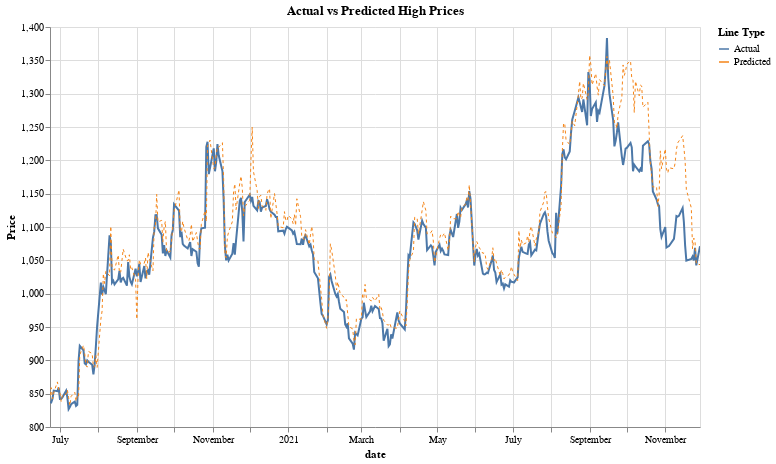

Notebook code cell kept with this figure:
### Code cell
import altair as alt

alt.themes.enable('fivethirtyeight')

predictions_df['date'] = pd.to_datetime(predictions_df['date'])

predictions_df['label'] = 'Actual'
predictions_df['predicted_label'] = 'Predicted'

# Actual high price line
line1 = alt.Chart(predictions_df).mark_line(strokeWidth=2).encode(
    x='date:T',
    y=alt.Y('y_test:Q', title='Price', scale=alt.Scale(zero=False)),
    color=alt.Color('label:N', legend=alt.Legend(title="Line Type")),
    tooltip=['date', 'y_test', 'y_pred']
)

# Predicted high price line
line2 = alt.Chart(predictions_df).mark_line(strokeWidth=1, strokeDash=[3, 3]).encode(
    x='date:T',
    y=alt.Y('y_pred:Q', title='', scale=alt.Scale(zero=False)),
    color=alt.Color('predicted_label:N', legend=alt.Legend(title="Line Type")),
    tooltip=['date', 'y_test', 'y_pred']
)

# Combine the two lines
chart = alt.layer(line1, line2).properties(
    title='Actual vs Predicted High Prices',
    width=650,
    height=400
).interactive()

chart

### Figure 1 — Vega-Lite specification as saved in the notebook (floating-point values rounded to 4 significant figures; data arrays with more than 128 entries replaced by an {"elided": "..."} marker saying what was removed)
{"usermeta": {"embedOptions": {"theme": "fivethirtyeight"}}, "config": {"view": {"continuousWidth": 300, "continuousHeight": 300}}, "layer": [{"mark": {"type": "line", "strokeWidth": 2}, "encoding": {"color": {"field": "label", "legend": {"title": "Line Type"}, "type": "nominal"}, "tooltip": [{"field": "date", "type": "temporal"}, {"field": "y_test", "type": "quantitative"}, {"field": "y_pred", "type": "quantitative"}], "x": {"field": "date", "type": "temporal"}, "y": {"field": "y_test", "scale": {"zero": false}, "title": "Price", "type": "quantitative"}}, "name": "view_3"}, {"mark": {"type": "line", "strokeDash": [3, 3], "strokeWidth": 1}, "encoding": {"color": {"field": "predicted_label", "legend": {"title": "Line Type"}, "type": "nominal"}, "tooltip": [{"field": "date", "type": "temporal"}, {"field": "y_test", "type": "quantitative"}, {"field": "y_pred", "type": "quantitative"}], "x": {"field": "date", "type": "temporal"}, "y": {"field": "y_pred", "scale": {"zero": false}, "title": "", "type": "quantitative"}}}], "data": {"name": "data-8d853ca136ad073f85fd717df12cdcd3"}, "height": 400, "params": [{"name": "param_3", "select": {"type": "interval", "encodings": ["x", "y"]}, "bind": "scales", "views": ["view_3"]}], "title": "Actual vs Predicted High Prices", "width": 650, "$schema": "https://vega.github.io/schema/vega-lite/v5.8.0.json", "datasets": {"data-8d853ca136ad073f85fd717df12cdcd3": {"elided": "359 records"}}}
